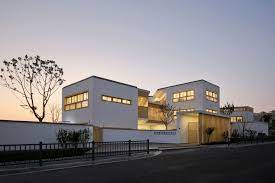
#> input picture CV/Experiment 4/images.jpg, 275 x 183 px
$ jupyter execute Exp4.ipynb   (older library calls are emulated)
#> lines starting #> are read from the running program, lines starting #| are printed output that depends on the picture
[cell 1]
import cv2
import numpy as np
import matplotlib.pyplot as plt

[cell 2]
img = cv2.imread('images.jpg',0)
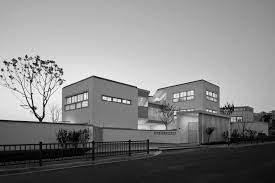
#> img: shape (183, 275); min 0, max 255, mean 132.7
plt.imshow(img, cmap='gray')
plt.show()

[cell 3]
img_gaussian = cv2.GaussianBlur(img,(3,3),0)
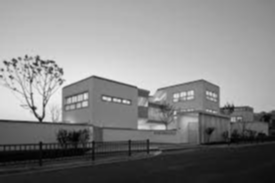
#> img_gaussian: shape (183, 275); min 2, max 240, mean 132.8
plt.imshow(img_gaussian, cmap='gray')
plt.show()

## Sobel Operator

[cell 4]
Sobel_x = np.array([[-1, 0, 1],
                    [-2, 0, 2],
                    [-1, 0, 1]])
Sobel_y = np.array([[-1, -2, -1],
                    [0, 0, 0],
                    [1, 2, 1]])
sobel = Sobel_x + Sobel_y

img_sobelx = cv2.filter2D(img_gaussian, -1, Sobel_x)
img_sobely = cv2.filter2D(img_gaussian, -1, Sobel_y)
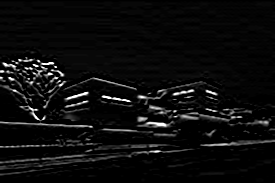
#> img_sobely: shape (183, 275); min 0, max 255, mean 12.9
img_sobel = cv2.filter2D(img_gaussian, -1, sobel)
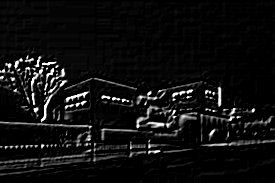
#> img_sobel: shape (183, 275); min 0, max 255, mean 15.2

fig, ax = plt.subplots(1, 3, figsize=(20, 20))

ax[0].imshow(img_sobelx, cmap='gray')
ax[0].set_title('Sobel X')

ax[1].imshow(img_sobely, cmap='gray')
ax[1].set_title('Sobel Y')

ax[2].imshow(img_sobel, cmap='gray')
ax[2].set_title('Sobel')

plt.show()

[cell 5]
sobel_x_function = cv2.Sobel(img_gaussian, cv2.CV_64F, 1,0, ksize=3)
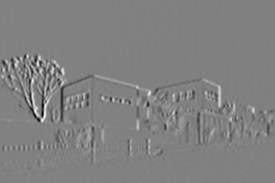
#> sobel_x_function: shape (183, 275) float64; min -554, max 538, mean -1.2; drawn with min black and max white
sobel_y_function = cv2.Sobel(img_gaussian, cv2.CV_64F, 0,1, ksize=3)
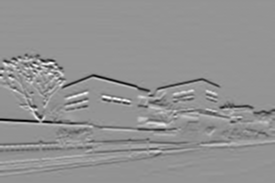
#> sobel_y_function: shape (183, 275) float64; min -594, max 432, mean -6; drawn with min black and max white
sobel_xy_function = cv2.Sobel(img_gaussian, cv2.CV_64F, 1,1, ksize=3)
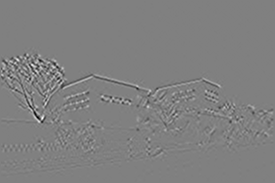
#> sobel_xy_function: shape (183, 275) float64; min -180, max 178, mean 0; drawn with min black and max white

fig, ax = plt.subplots(1, 3, figsize=(20, 20))

ax[0].imshow(sobel_x_function, cmap='gray')
ax[0].set_title('Sobel X (function)')

ax[1].imshow(sobel_y_function, cmap='gray')
ax[1].set_title('Sobel Y (function)')

ax[2].imshow(sobel_xy_function, cmap='gray')
ax[2].set_title('Sobel (function)')

plt.show()

## Prewitt Operator

[cell 6]
kernelx = np.array([[1,1,1],[0,0,0],[-1,-1,-1]])
kernely = np.array([[-1,0,1],[-1,0,1],[-1,0,1]])
kernel = kernelx + kernely

img_prewittx = cv2.filter2D(img_gaussian, -1, kernelx)
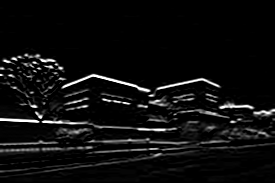
#> img_prewittx: shape (183, 275); min 0, max 255, mean 13.7
img_prewitty = cv2.filter2D(img_gaussian, -1, kernely)
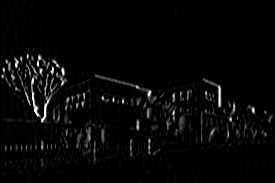
#> img_prewitty: shape (183, 275); min 0, max 255, mean 7.1
img_prewitt = cv2.filter2D(img_gaussian, -1, kernel)
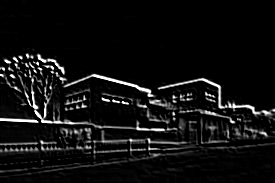
#> img_prewitt: shape (183, 275); min 0, max 255, mean 16.2

fig, ax = plt.subplots(1, 3, figsize=(20, 20))

ax[0].imshow(img_prewittx, cmap='gray')
ax[0].set_title('Prewitt X')

ax[1].imshow(img_prewitty, cmap='gray')
ax[1].set_title('Prewitt Y')

ax[2].imshow(img_prewitt, cmap='gray')
ax[2].set_title('Prewitt')

plt.show()

Display All:

[cell 7]
fig, ax = plt.subplots(4, 3, figsize=(20, 20))

# Cell 1
ax[0, 0].imshow(img, cmap='gray')
ax[0, 0].set_title('Original Image')

# Cell 2
ax[0, 1].imshow(img_gaussian, cmap='gray')
ax[0, 1].set_title('Gaussian Blur')

# Cell 3
plt.delaxes(ax[0, 2])

# Cell 4
ax[1, 0].imshow(img_sobelx, cmap='gray')
ax[1, 0].set_title('Sobel X')

# Cell 5
ax[1, 1].imshow(img_sobely, cmap='gray')
ax[1, 1].set_title('Sobel Y')

# Cell 6
ax[1, 2].imshow(img_sobel, cmap='gray')
ax[1, 2].set_title('Sobel')

# Cell 8
ax[2, 0].imshow(sobel_x_function, cmap='gray')
ax[2, 0].set_title('Sobel X (function)')

# Cell 9
ax[2, 1].imshow(sobel_y_function, cmap='gray')
ax[2, 1].set_title('Sobel Y (function)')

# Cell 10
ax[2, 2].imshow(sobel_xy_function, cmap='gray')
ax[2, 2].set_title('Sobel (function)')

# Cell 12
ax[3, 0].imshow(img_prewittx, cmap='gray')
ax[3, 0].set_title('Prewitt X')

# Cell 13
ax[3, 1].imshow(img_prewitty, cmap='gray')
ax[3, 1].set_title('Prewitt Y')

# Cell 14
ax[3, 2].imshow(img_prewitt, cmap='gray')
ax[3, 2].set_title('Prewitt')

plt.tight_layout()
plt.show()
